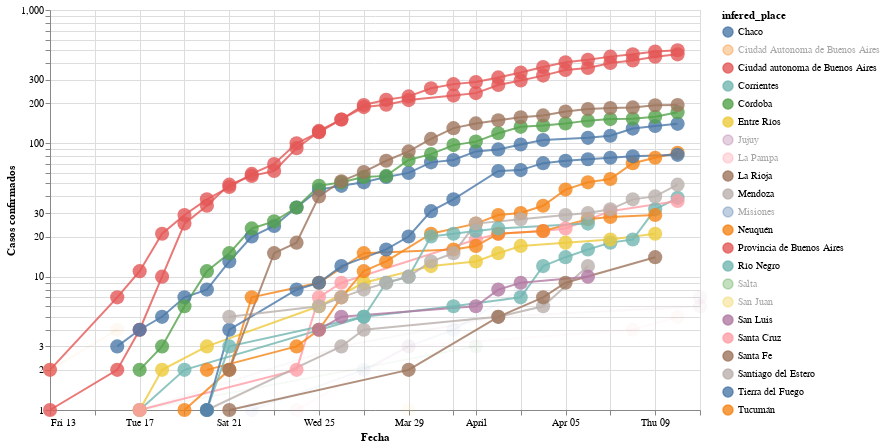

This figure's notebook cell:
### Markdown cell above
# Evolucion en el tiempo de la cantidad de casos totales

Haciendo Shift+Click en las provincias que se ven a la derecha, podemos agregar o quitar provincias al gráfico

### Code cell
#hide_input
plot_evolution(cnt_by_place[cnt_by_place >=10].index.tolist())#, xaxis='days_from_first_infection')

### Figure 1 — Vega-Lite specification as saved in the notebook (floating-point values rounded to 4 significant figures; data arrays with more than 128 entries replaced by an {"elided": "..."} marker saying what was removed)
{"config": {"view": {"continuousWidth": 400, "continuousHeight": 300}, "point": {"size": 200}, "title": {"align": "center"}}, "data": {"name": "data-c922ef5dd3950548cb813bb3bfd396f2"}, "mark": {"type": "line", "point": true, "radius": 150}, "encoding": {"color": {"type": "nominal", "field": "infered_place", "sort": ["Chaco", "Ciudad Autonoma de Buenos Aires", "Ciudad autonoma de Buenos Aires", "Corrientes", "Córdoba", "Entre Ríos", "Jujuy", "La Pampa", "La Rioja", "Mendoza", "Misiones", "Neuquén", "Provincia de Buenos Aires", "Río Negro", "Salta", "San Juan", "San Luis", "Santa Cruz", "Santa Fe", "Santiago del Estero", "Tierra del Fuego", "Tucumán"]}, "opacity": {"condition": {"value": 0.8, "selection": "selector001"}, "value": 0.05}, "tooltip": [{"type": "nominal", "field": "place"}, {"type": "nominal", "field": "infered_place"}, {"type": "quantitative", "field": "infered_place_score"}, {"type": "quantitative", "field": "infected"}, {"type": "temporal", "field": "date"}, {"type": "nominal", "field": "acum"}, {"type": "quantitative", "field": "days_from_first_infection"}, {"type": "quantitative", "field": "cum_infected"}], "x": {"type": "temporal", "axis": {"title": "Fecha"}, "field": "date"}, "y": {"type": "quantitative", "axis": {"title": "Casos confirmados"}, "field": "cum_infected", "scale": {"type": "log"}}}, "height": 400, "selection": {"selector001": {"type": "multi", "fields": ["infered_place"], "bind": "legend", "init": [{"infered_place": "Chaco"}, {"infered_place": "Ciudad autonoma de Buenos Aires"}, {"infered_place": "Corrientes"}, {"infered_place": "Córdoba"}, {"infered_place": "Entre Ríos"}, {"infered_place": "La Rioja"}, {"infered_place": "Mendoza"}, {"infered_place": "Neuquén"}, {"infered_place": "Provincia de Buenos Aires"}, {"infered_place": "Río Negro"}, {"infered_place": "San Luis"}, {"infered_place": "Santa Cruz"}, {"infered_place": "Santa Fe"}, {"infered_place": "Santiago del Estero"}, {"infered_place": "Tierra del Fuego"}, {"infered_place": "Tucumán"}]}}, "width": 650, "$schema": "https://vega.github.io/schema/vega-lite/v4.8.1.json", "datasets": {"data-c922ef5dd3950548cb813bb3bfd396f2": {"elided": "267 records"}}}
